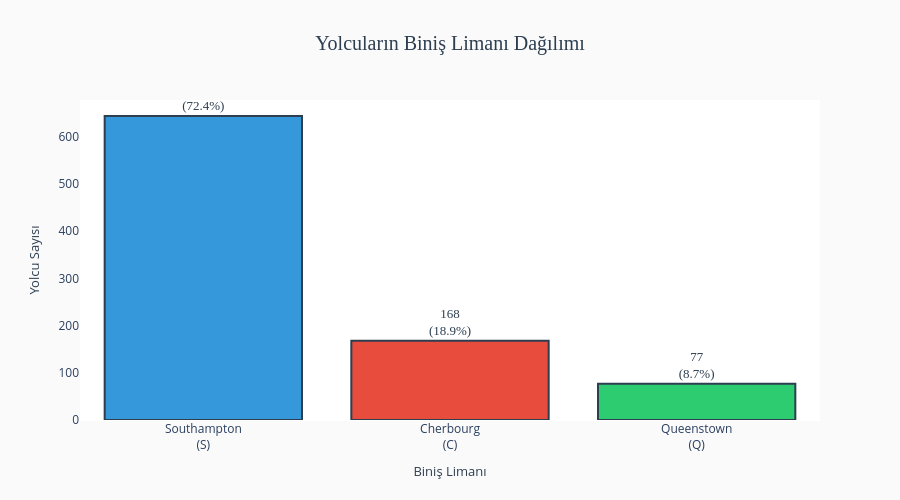

Notebook code cell kept with this figure:
### Markdown cell above
## ⚓ **Biniş Limanı: Embarked**

**Coğrafi bilgi** - C=Cherbourg (Fransa), Q=Queenstown (İrlanda), S=Southampton (İngiltere)

### Code cell
# Embarked dağılımı (NaN değerleri hariç)
embarked_counts = df['Embarked'].value_counts()
embarked_percentage = df['Embarked'].value_counts(normalize=True) * 100

# Liman isimleri
port_names = {'S': 'Southampton', 'C': 'Cherbourg', 'Q': 'Queenstown'}
port_labels = [f"{port_names[code]}<br>({code})" for code in embarked_counts.index]

# Görselleştirme
fig = go.Figure()

fig.add_trace(go.Bar(
    x=port_labels,
    y=embarked_counts.values,
    marker=dict(
        color=['#3498db', '#e74c3c', '#2ecc71'],
        line=dict(color='#2c3e50', width=2)
    ),
    text=[f'{count}<br>({pct:.1f}%)' for count, pct in zip(embarked_counts.values, embarked_percentage.values)],
    textposition='outside',
    textfont=dict(size=13, color='#2c3e50', family='Arial Black'),
    hovertemplate='<b>%{x}</b><br>Yolcu: %{y}<extra></extra>'
))

fig.update_layout(
    title=dict(
        text='Yolcuların Biniş Limanı Dağılımı',
        font=dict(size=20, color='#2c3e50', family='Arial Black'),
        x=0.5,
        xanchor='center'
    ),
    xaxis=dict(title=dict(text='Biniş Limanı', font=dict(size=13, color='#2c3e50'))),
    yaxis=dict(title=dict(text='Yolcu Sayısı', font=dict(size=13, color='#2c3e50'))),
    height=500,
    paper_bgcolor='#fafafa',
    plot_bgcolor='#ffffff',
    showlegend=False
)

fig.show()

### Figure 1 — Plotly figure (JSON) as saved in the notebook; plotly's stock layout.template omitted (floating-point values rounded to 4 significant figures)
{"data": [{"hovertemplate": "<b>%{x}</b><br>Yolcu: %{y}<extra></extra>", "marker": {"color": ["#3498db", "#e74c3c", "#2ecc71"], "line": {"color": "#2c3e50", "width": 2}}, "text": ["644<br>(72.4%)", "168<br>(18.9%)", "77<br>(8.7%)"], "textfont": {"color": "#2c3e50", "family": "Arial Black", "size": 13}, "textposition": "outside", "type": "bar", "x": ["Southampton<br>(S)", "Cherbourg<br>(C)", "Queenstown<br>(Q)"], "y": [644, 168, 77]}], "layout": {"height": 500, "paper_bgcolor": "#fafafa", "plot_bgcolor": "#ffffff", "showlegend": false, "title": {"font": {"color": "#2c3e50", "family": "Arial Black", "size": 20}, "text": "Yolcuların Biniş Limanı Dağılımı", "x": 0.5, "xanchor": "center"}, "xaxis": {"title": {"font": {"color": "#2c3e50", "size": 13}, "text": "Biniş Limanı"}}, "yaxis": {"title": {"font": {"color": "#2c3e50", "size": 13}, "text": "Yolcu Sayısı"}}}}
